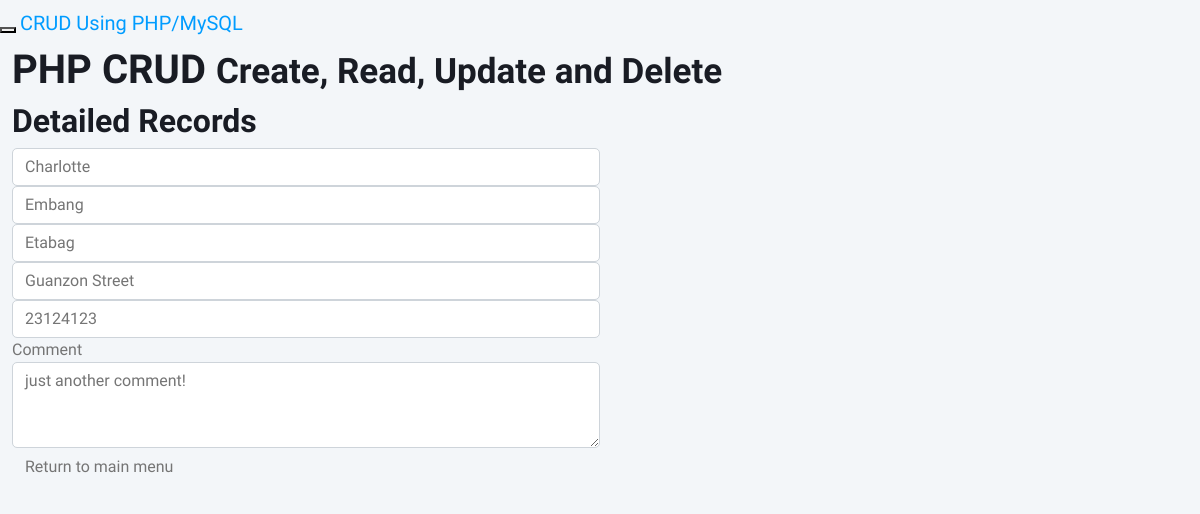
The page /admin/searchfrm.php?id=2 on the database its author committed.
### tables this page shows
CREATE TABLE IF NOT EXISTS `people` (
  `people_id` int(11) NOT NULL AUTO_INCREMENT,
  `first_name` varchar(30) NOT NULL,
  `last_name` varchar(30) NOT NULL,
  `mid_name` varchar(30) NOT NULL,
  `address` varchar(30) NOT NULL,
  `contact` varchar(30) NOT NULL,
  `comment` text NOT NULL,
  PRIMARY KEY (`people_id`)
);

### admin/searchfrm.php (the view, shortened to what this page needs)
<?php
       include('connection.php');
       include('header.php');
        ?>
<body>
    <div id="wrapper">
        <nav class="navbar navbar-inverse navbar-fixed-top" role="navigation">
            <div class="navbar-header">
                <button type="button" class="navbar-toggle" data-toggle="collapse" data-target=".navbar-ex1-collapse">
                </button>
                <a class="navbar-brand" href="index.php">CRUD Using PHP/MySQL</a>
            </div>
        </nav>
        <div id="page-wrapper">
            <div class="container-fluid">
                <div class="row">
                    <div class="col-lg-12">
                        <h1 class="page-header">
                           PHP CRUD <small>Create, Read, Update and Delete</small>
                        </h1>
                    </div>
                </div>
<?php
$query = 'SELECT * FROM people
              WHERE
              people_id ='.$_GET['id'];
            $result = mysqli_query($db, $query) or die(mysqli_error($db));
              while($row = mysqli_fetch_array($result))
              {
                $i= $row['first_name'];
                $a=$row['last_name'];
                $b=$row['mid_name'];
                $c=$row['address'];
                $d=$row['contact'];
                $e=$row['comment'];
              }
?>
             <div class="col-lg-12">
                  <h2>Detailed Records</h2>
                      <div class="col-lg-6">
                        <form role="form" method="post" action="index.php">
                            <div class="form-group">
                              <input class="form-control" placeholder="First Name" name="firstname" value="<?php echo $i; ?>">
                            </div>
                            <div class="form-group">
                              <input class="form-control" placeholder="Last Name" name="lastname" value="<?php echo $a; ?>">
                            </div>
                            <div class="form-group">
                              <input class="form-control" placeholder="Middle Name" name="Middlename" value="<?php echo $b; ?>">
                            </div>
                            <div class="form-group">
                              <input class="form-control" placeholder="Address" name="Address" value="<?php echo $c; ?>">
                            </div>
                            <div class="form-group">
                              <input class="form-control" placeholder="Contact" name="Contact" value="<?php echo $d; ?>">
                            </div>
                            <div class="form-group">
                             <label>Comment</label>
                              <textarea class="form-control" rows="3"  name="comment"><?php echo $e; ?></textarea>
                            </div>
                            <button type="submit" class="btn btn-default">Return to main menu</button>
                      </form>
                    </div>
                </div>
            </div>
        </div>
    </div>
</body>
</html>

### admin/css/style.css (style rules this page uses)
.btn { transition: .5s; }

### rows shown on the page
people: firstname "Charlotte", lastname "Embang", Middlename "Etabag", Address "Guanzon Street", Contact "23124123", comment "just another comment!"
